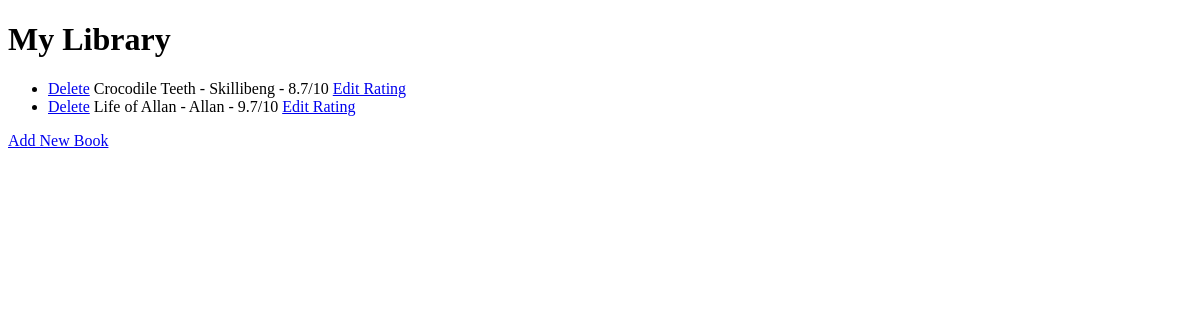
The app's page /, older data.
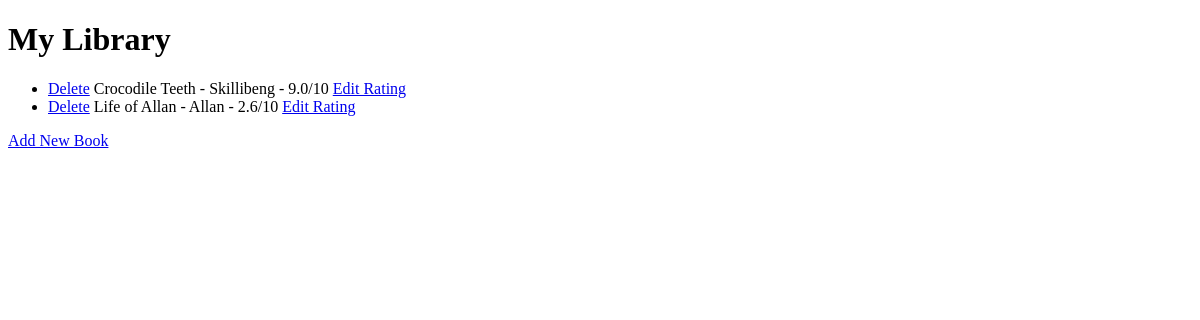
The same page, newer data.
### main.py (models this page shows)
class Book(db.Model):
    id = db.Column(db.Integer, primary_key=True)
    title = db.Column(db.String(250), nullable=False, unique=True)
    author = db.Column(db.String(250), nullable=False)
    rating = db.Column(db.Float, nullable=False)

### main.py (the view)
@app.route('/')
def home():
    books = db.session.execute(db.select(Book).order_by(Book.title)).scalars()
    return render_template("index.html", books=books)

### templates/index.html (shortened to what this page needs)
<!DOCTYPE html>
<html lang="en">
  <head>
  </head>
  <body>
    <h1>My Library</h1>
    <ul>
      {% for book in books %}
      <li> <a href="{{ url_for('delete', id=book.id) }}">Delete</a>  {{ book.title }} - {{ book.author }} - {{ book.rating }}/10 <a href="{{ url_for('edit', id=book.id) }}">Edit Rating</a> </li>
      {% endfor %}
    </ul>
    <a href="{{ url_for('add') }}">Add New Book</a>
  </body>
</html>

Row changes from the older to the newer data that the page shows:
changed Book "Crocodile Teeth": rating "8.7" → "9.0"
changed Book "Life of Allan": rating "9.7" → "2.6"
